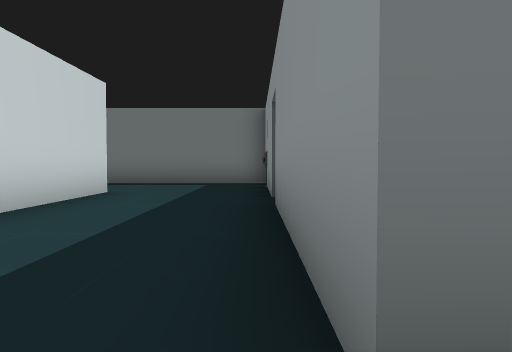
View 1 (above)

21 first-person views from a walk through a Unity game level. The camera is 1.2 m above the floor, tilts 2° down and sees 70° across. The floor is counted in squares, 2.25 m on a side. Each view is taken from the middle of a square. On the plan, view 1 faces up. The plan holds only what a view shows up to about 10 squares ahead; the rest is blank. The place goes on beyond the plan. The player is left out. Some surface patterns are stand-ins.

View 2
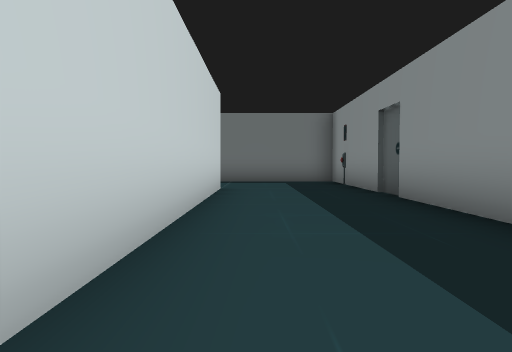

View 3
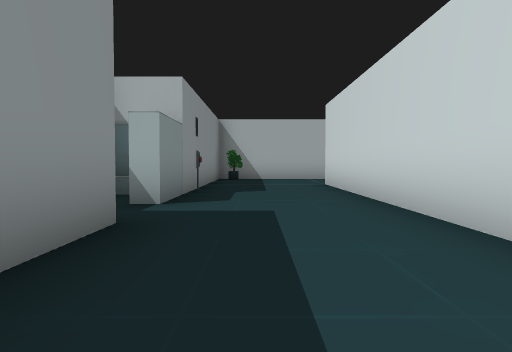

View 4
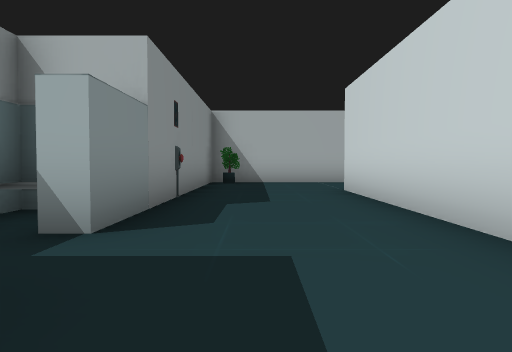

View 5
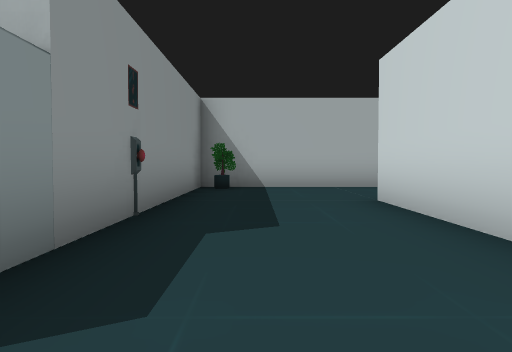

View 6
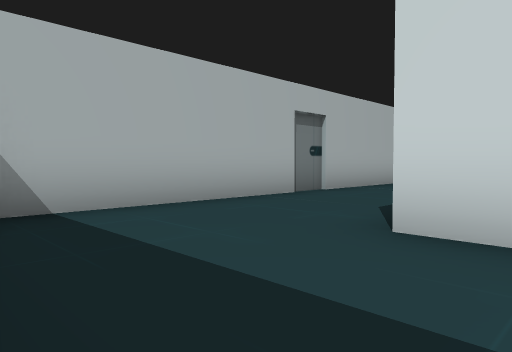

View 7
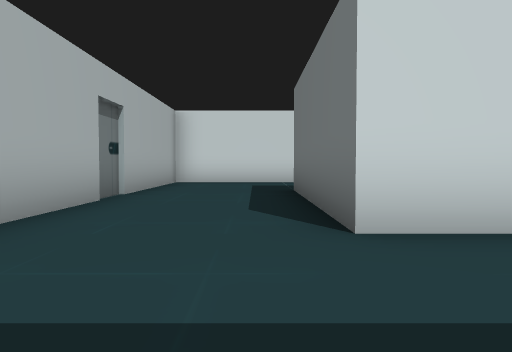

View 8
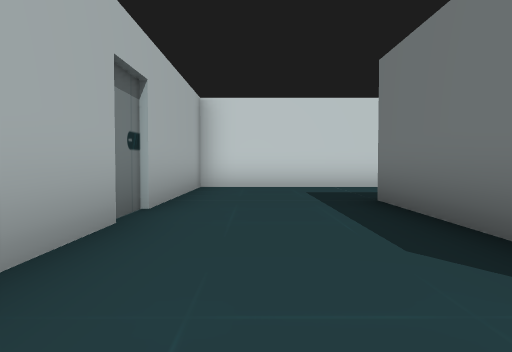

View 9
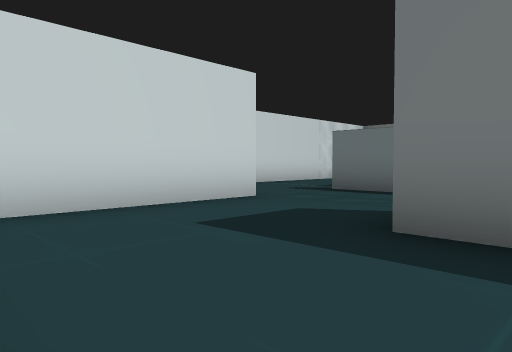

View 10
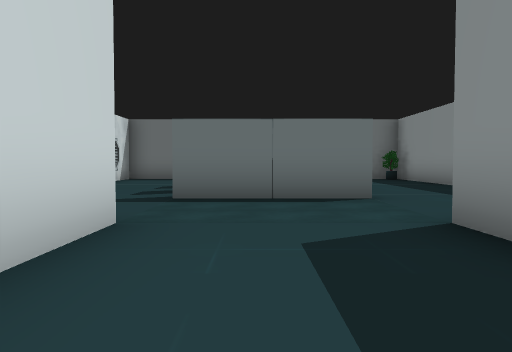

View 11
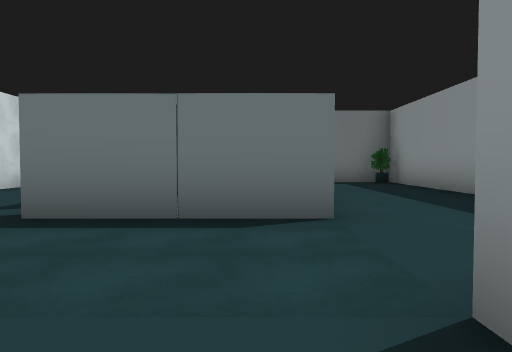

View 12
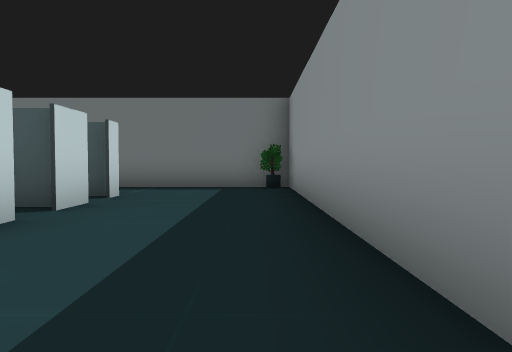

View 13
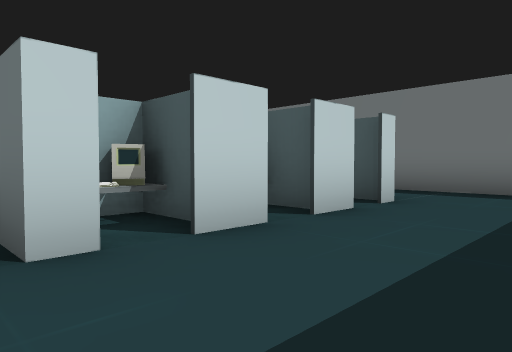

View 14
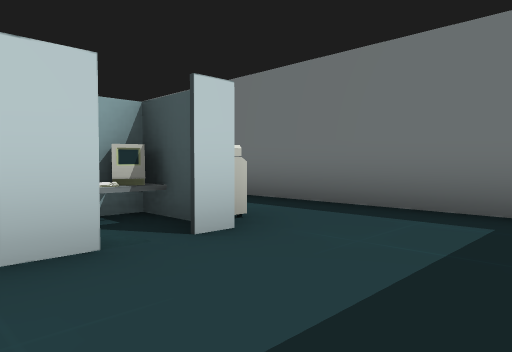

View 15
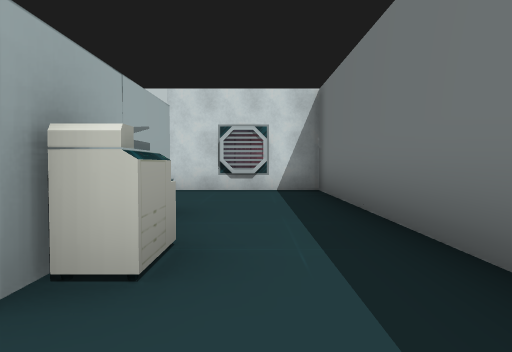

View 16
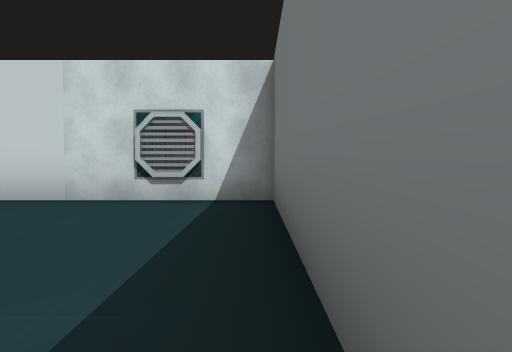

View 17
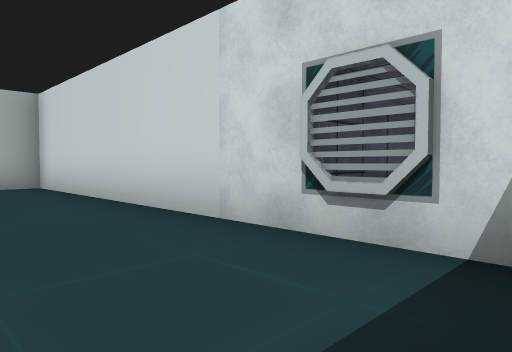

View 18
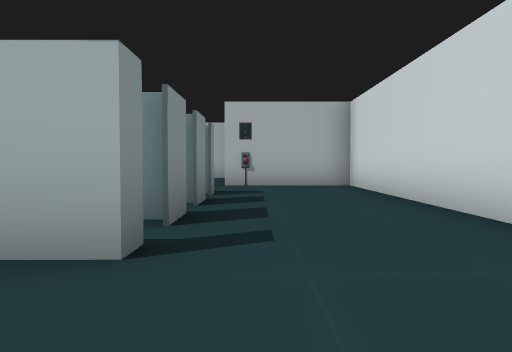

View 19
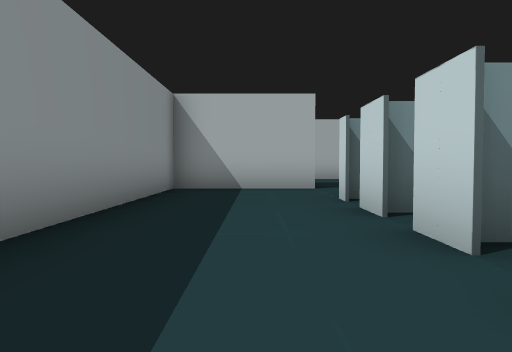

View 20
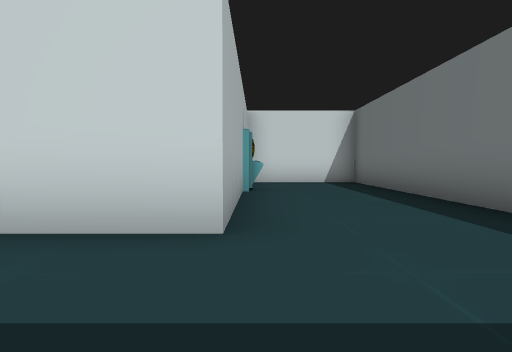

View 21
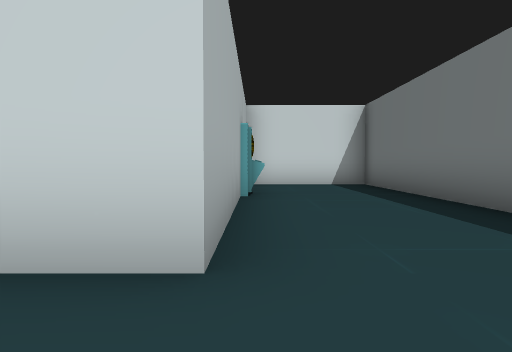

### Floor plan
Points are (right, up) in squares from view 1. A wall is a line through its corners. A room is listed if a view was taken in it or the views show most of it. See-through windows are left out.
Room 1 (views 1, 3, 4, 5, 20, 21)
walls: (0.2, 5) (0.2, 9); (0.4, 9.8) (-10.2, 9.8) (-10.2, 6.9); (-7, 7.2) (-7, 6.8) (-2.8, 6.8) (-2.8, 0.6); (0.2, 0.7) (0.2, 4.7); (0.2, -0.7) (0.8, -0.7); (1.7, -2.3) (1.7, -1.8)
ways out: opening at (-1.5, -0.5) to room 2
Room 2 (views 2, 6, 7, 8, 9, 10, 11, 12, 13, 14, 15, 19)
walls: (-7.2, -4.6) (-7.2, -3.7) (-4.2, -3.7) (-4.2, 5.3) (-6.4, 5.3); (-7.7, 0) (-8.7, 0) (-8.7, -0.6); (-7.2, 0.5) (-7.2, -0.5); (-2.8, 0.6) (-2.8, -5.2) (-7.2, -5.2); (-5.2, -8.2) (0.2, -8.2) (0.2, -0.7); (-10.2, -3.7) (-10.2, -8.2) (-5.4, -8.2); (-7.2, 3) (-7.2, 2.5); (-8.2, 2.9) (-8.4, 2.4); (-7.6, 3.5) (-7.6, 3) (-8.7, 3) (-8.7, 2.4)
low walls: (-8.2, 0) (-8.2, -0.6); (-8.2, 3) (-8.2, 2.4)
ways out: opening at (-1.5, -0.5) to room 1; opening at (-10, -2.5) to room 3; opening at (-7, 4.5) to room 3
objects: other object (-8, -1); other object (-8, 2); plant (-5, 5); plant (0, -8)
Room 3 (views 16, 17, 18)
walls: (-10.3, 2.5) (-10.3, 3) (-7.2, 3); (-13.3, 0.6) (-13.3, -3.7) (-10.2, -3.7); (-10.3, 1) (-10.3, 2); (-10.3, -0.4) (-10.3, 0.5); (-8.5, 3.5) (-7.6, 3.5); (-9.4, -1.5) (-10.4, -1.5); (-6.4, 5.3) (-13.3, 5.3) (-13.3, 4.5)
ways out: opening at (-10, -2.5) to room 2; opening at (-7, 4.5) to room 2
objects: vent (-16, 1); vent (-16, 2); vent (-16, 3); other object (-15, 2) to (-14, 2); vent (-15, 3) to (-15, 4); vent (-14, 3) to (-14, 4)

Where each view was taken, in squares from view 1:
view 1: 0 up, 0 right, facing up
view 2: 1 down, 2 left, facing up
view 3: 4 up, 1 left, facing down
view 4: 2 up, 1 left, facing down
view 5: 0 up, 1 left, facing down
view 6: 4 down, 0 right, facing down-left
view 7: 6 down, 0 right, facing left
view 8: 7 down, 2 left, facing left
view 9: 8 down, 6 left, facing up-left
view 10: 7 down, 9 left, facing up
view 11: 5 down, 8 left, facing up
view 12: 3 down, 5 left, facing up
view 13: 2 down, 5 left, facing up-left
view 14: 1 up, 5 left, facing up-left
view 15: 4 up, 6 left, facing left
view 16: 5 up, 8 left, facing left
view 17: 5 up, 11 left, facing down-left
view 18: 5 up, 11 left, facing down
view 19: 4 up, 6 left, facing down
view 20: 7 up, 0 right, facing left
view 21: 7 up, 1 left, facing left
